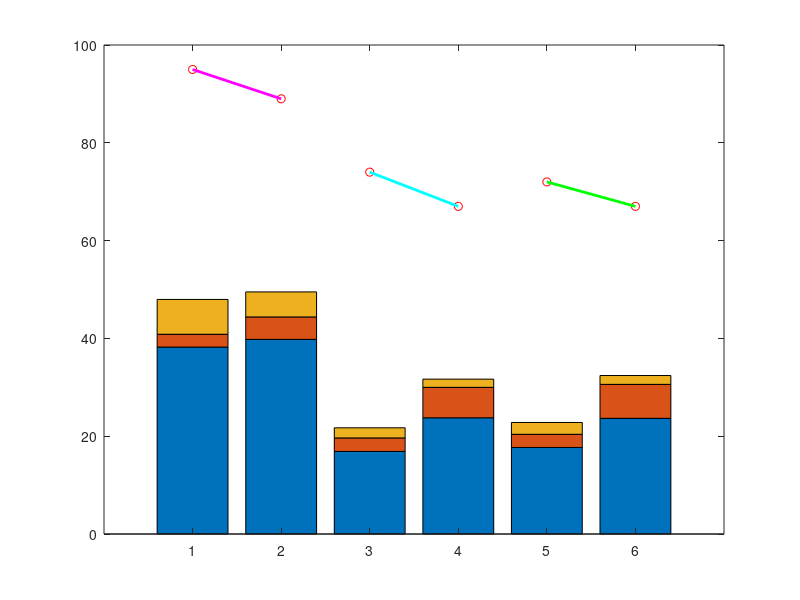

Source code (MATLAB): (Note: this script raises an error after producing the figure.)
%% Stacked Bar plots 

% K. SUVADA April 2022

% Playing with idea of composition of reach. PARETIC LIMB

%% RTIS 2001 - PARETIC

% RTIS2001 Averages - Paretic Arm
% TR,25R, 50R, TU, 25U, 50U
% Trunk, hand, Shoulder
RT = [38.23 2.62 7.12]; % Hand Trunk Shoulder
R25 = [16.89 2.76 2.07];
R50  =[ 17.70 2.69 2.42];
UT = [39.80 4.59 5.12]; 
U25 = [23.77 6.22 1.68];
U50 = [ 23.66 6.94 1.81];

y = [RT; UT; R25; U25;R50;U50];
%y = [38.22 2.62 7.12;16.89 2.76 2.07; 17.70 17 3.8; 5.9 24 3.8; 4.2 18 2.7; 5.26 24 3.8];
b1 = bar(y,'stacked')
hold on
plot(1,95,'ro-')
plot(2,89,'ro-')
p1 = plot([1 2],[95,89],'m','LineWidth',2)
plot(3,74,'ro-')
plot(4,67,'ro-')
p2= plot([3 4],[74,67],'c','LineWidth',2)
plot(5,72,'ro-')
plot(6,67,'ro-')
p3= plot([5 6],[72,67],'g','LineWidth',2)
hold on
horizontal = yline(50,'--') ; 

%legend('Hand Contribution','Trunk Contribution','Shoulder Contribution',[p1 p2 p3], 'Reaching Distance Table','Reaching Distance 25%','Reaching Distance 50%','FontSize',16)
legend( [p1 p2 p3 b1 horizontal],'Reaching Distance Table','Reaching Distance 25%','Reaching Distance 50%','Hand Contribution','Trunk Contribution','Shoulder Contribution','50% Limb Length','FontSize',16)
ylabel('% Limb Length','FontSize',14)
title('Composition of Reach: RTIS2001-Paretic Limb','FontSize',24)
xticklabels({'Table- Restrained','Table- Unrestrained','25%- Restrained','25%- Unrestrained','50%- Restrained','50%- Unrestrained','FontSize',16})
ylim([0 100])


%% RTIS 2002  PARETIC

% Trunk, hand, Shoulder
RT = [16.97 1.27 4.21]; % Hand Trunk Shoulder
R25 = [7.40 .79 1];
R50  =[7.42 .68 1.27];


UT = [16.68 4.60 3.83]; 
U25 = [4.63 3.39 1.12];
U50 = [4.02 2.07 .66];
RTRD = 72.55;
R25RD = 66.55;
R50RD = 65.56;
UTRD = 77.90;
U25RD = 64.02;
U50RD = 65.24;


y = [RT; UT; R25; U25;R50;U50];
b1 = bar(y,'stacked')
hold on
yline(50,'--')

plot(1,RTRD,'ro-')
plot(2,UTRD,'ro-')
p1 = plot([1 2],[RTRD,UTRD],'m','LineWidth',2)
plot(3,R25RD,'ro-')
plot(4,U25RD,'ro-')
p2= plot([3 4],[R25RD,U25RD],'c','LineWidth',2)
plot(5,R50RD,'ro-')
plot(6,U50RD,'ro-')
p3= plot([5 6],[R50RD,U50RD],'g','LineWidth',2)

%legend('Hand Contribution','Trunk Contribution','Shoulder Contribution',[p1 p2 p3], 'Reaching Distance Table','Reaching Distance 25%','Reaching Distance 50%','FontSize',16)
legend( [p1 p2 p3 b1],'Reaching Distance Table','Reaching Distance 25%','Reaching Distance 50%','Hand Contribution','Trunk Contribution','Shoulder Contribution','50% Limb Length','FontSize',16)
ylabel('% Limb Length','FontSize',14)
title('Composition of Reach: RTIS2002-Paretic Limb','FontSize',24)
xticklabels({'Table- Restrained','Table- Unrestrained','25%- Restrained','25%- Unrestrained','50%- Restrained','50%- Unrestrained','FontSize',16})
ylim([0 100])

%% RTIS2003 Paretic

% Trunk, hand, Shoulder
RT = [37.07 2.88 7.26]; % Hand Trunk Shoulder
R25 = [32.15 2.41 5.42];
R50  =[32.84 3.11 6.00];


UT = [37.37 1.35 8.66]; 
U25 = [34.58 3.77 5.84];
U50 = [36.14 3.46 5.71];
RTRD = 94.35;
R25RD = 90.92;
R50RD =92.00 ;
UTRD = 87.13;
U25RD = 89.02 ;
U50RD =87.54 ;


y = [RT; UT; R25; U25;R50;U50];
b1 = bar(y,'stacked')
hold on
yline(50,'--')

plot(1,RTRD,'ro-')
plot(2,UTRD,'ro-')
p1 = plot([1 2],[RTRD,UTRD],'m','LineWidth',2)
plot(3,R25RD,'ro-')
plot(4,U25RD,'ro-')
p2= plot([3 4],[R25RD,U25RD],'c','LineWidth',2)
plot(5,R50RD,'ro-')
plot(6,U50RD,'ro-')
p3= plot([5 6],[R50RD,U50RD],'g','LineWidth',2)

%legend('Hand Contribution','Trunk Contribution','Shoulder Contribution',[p1 p2 p3], 'Reaching Distance Table','Reaching Distance 25%','Reaching Distance 50%','FontSize',16)
legend( [p1 p2 p3 b1],'Reaching Distance Table','Reaching Distance 25%','Reaching Distance 50%','Hand Contribution','Trunk Contribution','Shoulder Contribution','50% Limb Length','FontSize',16)
ylabel('% Limb Length','FontSize',14)
title('Composition of Reach: RTIS2003-Paretic Limb','FontSize',24)
xticklabels({'Table- Restrained','Table- Unrestrained','25%- Restrained','25%- Unrestrained','50%- Restrained','50%- Unrestrained','FontSize',16})
ylim([0 100])


%% RTIS 2006 PARETIC


% Trunk, hand, Shoulder
RT = [16.99 2.05 6.23]; % Hand Trunk Shoulder
R25 = [13.23 1.35 2.46];
R50  =[10.33 .84 1.33];


UT = [17.80 4.93 6.47]; 
U25 = [12.72 4.31 3.34];
U50 = [11.71 3.28 3.28];
RTRD = 78.06;
R25RD = 74.93;
R50RD = 73.77;
UTRD = 79.59;
U25RD = 71.14 ;
U50RD = 71.59;


y = [RT; UT; R25; U25;R50;U50];
b1 = bar(y,'stacked')
hold on
yline(50,'--')

plot(1,RTRD,'ro-')
plot(2,UTRD,'ro-')
p1 = plot([1 2],[RTRD,UTRD],'m','LineWidth',2)
plot(3,R25RD,'ro-')
plot(4,U25RD,'ro-')
p2= plot([3 4],[R25RD,U25RD],'c','LineWidth',2)
plot(5,R50RD,'ro-')
plot(6,U50RD,'ro-')
p3= plot([5 6],[R50RD,U50RD],'g','LineWidth',2)

%legend('Hand Contribution','Trunk Contribution','Shoulder Contribution',[p1 p2 p3], 'Reaching Distance Table','Reaching Distance 25%','Reaching Distance 50%','FontSize',16)
legend( [p1 p2 p3 b1],'Reaching Distance Table','Reaching Distance 25%','Reaching Distance 50%','Hand Contribution','Trunk Contribution','Shoulder Contribution','50% Limb Length','FontSize',16)
ylabel('% Limb Length','FontSize',14)
title('Composition of Reach: RTIS2006-Paretic Limb','FontSize',24)
xticklabels({'Table- Restrained','Table- Unrestrained','25%- Restrained','25%- Unrestrained','50%- Restrained','50%- Unrestrained','FontSize',16})
ylim([0 100])


%% RTIS 2007 PARETIC
% Trunk, hand, Shoulder
RT = [15.99 2.50 6.94]; % Hand Trunk Shoulder
R25 = [3.85 .36 .84];
R50  =[3.26 .58 .73];


UT = [15.21 2.76 4.89]; 
U25 = [6.01 2.92 2.86];
U50 = [2.92 2.32 1.93];
RTRD = 82.71;
R25RD = 65.93 ;
R50RD = 65.82;
UTRD = 82.85;
U25RD = 67.68 ;
U50RD =65.21 ;


y = [RT; UT; R25; U25;R50;U50];
b1 = bar(y,'stacked')
hold on
yline(50,'--')

plot(1,RTRD,'ro-')
plot(2,UTRD,'ro-')
p1 = plot([1 2],[RTRD,UTRD],'m','LineWidth',2)
plot(3,R25RD,'ro-')
plot(4,U25RD,'ro-')
p2= plot([3 4],[R25RD,U25RD],'c','LineWidth',2)
plot(5,R50RD,'ro-')
plot(6,U50RD,'ro-')
p3= plot([5 6],[R50RD,U50RD],'g','LineWidth',2)

%legend('Hand Contribution','Trunk Contribution','Shoulder Contribution',[p1 p2 p3], 'Reaching Distance Table','Reaching Distance 25%','Reaching Distance 50%','FontSize',16)
legend( [p1 p2 p3 b1],'Reaching Distance Table','Reaching Distance 25%','Reaching Distance 50%','Hand Contribution','Trunk Contribution','Shoulder Contribution','50% Limb Length','FontSize',16)
ylabel('% Limb Length','FontSize',14)
title('Composition of Reach: RTIS2007-Paretic Limb','FontSize',24)
xticklabels({'Table- Restrained','Table- Unrestrained','25%- Restrained','25%- Unrestrained','50%- Restrained','50%- Unrestrained','FontSize',16})
ylim([0 100])
%% RTIS 2008 PARETIC
% Trunk, hand, Shoulder
RT = [29.48 .83 4.53]; % Hand Trunk Shoulder
R25 = [38 2.56 6.02];
R50  =[34.79 2.05 5.84];


UT = [35.39 3.87 5.95]; 
U25 = [37.86 4.86 7.35];
U50 = [39.17 4.62 5.12];
RTRD =99.20;
R25RD = 99.30 ;
R50RD = 99.52;
UTRD = 95.45;
U25RD = 93.56 ;
U50RD =94.19 ;


y = [RT; UT; R25; U25;R50;U50];
b1 = bar(y,'stacked')
hold on
yline(50,'--')

plot(1,RTRD,'ro-')
plot(2,UTRD,'ro-')
p1 = plot([1 2],[RTRD,UTRD],'m','LineWidth',2)
plot(3,R25RD,'ro-')
plot(4,U25RD,'ro-')
p2= plot([3 4],[R25RD,U25RD],'c','LineWidth',2)
plot(5,R50RD,'ro-')
plot(6,U50RD,'ro-')
p3= plot([5 6],[R50RD,U50RD],'g','LineWidth',2)

%legend('Hand Contribution','Trunk Contribution','Shoulder Contribution',[p1 p2 p3], 'Reaching Distance Table','Reaching Distance 25%','Reaching Distance 50%','FontSize',16)
legend( [p1 p2 p3 b1],'Reaching Distance Table','Reaching Distance 25%','Reaching Distance 50%','Hand Contribution','Trunk Contribution','Shoulder Contribution','50% Limb Length','FontSize',16)
ylabel('% Limb Length','FontSize',14)
title('Composition of Reach: RTIS2008-Paretic Limb','FontSize',24)
xticklabels({'Table- Restrained','Table- Unrestrained','25%- Restrained','25%- Unrestrained','50%- Restrained','50%- Unrestrained','FontSize',16})
ylim([0 100])

%% RTIS2009- Paretic
% Trunk, hand, Shoulder
RT = [34.88 1.62 7.58]; % Hand Trunk Shoulder
R25 = [24.20 .95 3.92];
R50  =[24.05 1.20 3.52];


UT = [33.59 2.58 6.78]; 
U25 = [26.97 3.12 5.46];
U50 = [24.14 2.95 5.47];
RTRD =82.89;
R25RD = 78.28 ;
R50RD = 78.36 ;
UTRD = 79.49;
U25RD = 74.81 ;
U50RD = 75.19 ;


y = [RT; UT; R25; U25;R50;U50];
b1 = bar(y,'stacked')
hold on
yline(50,'--')

plot(1,RTRD,'ro-')
plot(2,UTRD,'ro-')
p1 = plot([1 2],[RTRD,UTRD],'m','LineWidth',2)
plot(3,R25RD,'ro-')
plot(4,U25RD,'ro-')
p2= plot([3 4],[R25RD,U25RD],'c','LineWidth',2)
plot(5,R50RD,'ro-')
plot(6,U50RD,'ro-')
p3= plot([5 6],[R50RD,U50RD],'g','LineWidth',2)

%legend('Hand Contribution','Trunk Contribution','Shoulder Contribution',[p1 p2 p3], 'Reaching Distance Table','Reaching Distance 25%','Reaching Distance 50%','FontSize',16)
legend( [p1 p2 p3 b1],'Reaching Distance Table','Reaching Distance 25%','Reaching Distance 50%','Hand Contribution','Trunk Contribution','Shoulder Contribution','50% Limb Length','FontSize',16)
ylabel('% Limb Length','FontSize',14)
title('Composition of Reach: RTIS2009-Paretic Limb','FontSize',24)
xticklabels({'Table- Restrained','Table- Unrestrained','25%- Restrained','25%- Unrestrained','50%- Restrained','50%- Unrestrained','FontSize',16})
ylim([0 100])

%% RTIS2010 - Paretic 
% THink measured arm length might be off 2 cm  so just normalized so
% largest was 100% Limb Length

RT = [29.18/1.0389 1.01/1.0389 4.79/1.0389]; % Hand Trunk Shoulder
R25 = [26.81/1.0389 .84/1.0389 2.69/1.0389];
R50  =[25.57/1.0389 .50/1.0389 2.26/1.0389];


UT = [26.90/1.0389 .81/1.0389 4.26/1.0389]; 
U25 = [20.55/1.0389 2.32/1.0389 2.32/1.0389];
U50 = [25.79/1.0389 1.58/1.0389 2.57/1.0389];
RTRD =103.83/1.0389;
R25RD =  95.40/1.0389;
R50RD = 93.51/1.0389 ;
UTRD =103.89/1.0389;
U25RD =  89.90/1.0389;
U50RD =  91.48/1.0389;


y = [RT; UT; R25; U25;R50;U50];
b1 = bar(y,'stacked')
hold on
yline(50,'--')

plot(1,RTRD,'ro-')
plot(2,UTRD,'ro-')
p1 = plot([1 2],[RTRD,UTRD],'m','LineWidth',2)
plot(3,R25RD,'ro-')
plot(4,U25RD,'ro-')
p2= plot([3 4],[R25RD,U25RD],'c','LineWidth',2)
plot(5,R50RD,'ro-')
plot(6,U50RD,'ro-')
p3= plot([5 6],[R50RD,U50RD],'g','LineWidth',2)

%legend('Hand Contribution','Trunk Contribution','Shoulder Contribution',[p1 p2 p3], 'Reaching Distance Table','Reaching Distance 25%','Reaching Distance 50%','FontSize',16)
legend( [p1 p2 p3 b1],'Reaching Distance Table','Reaching Distance 25%','Reaching Distance 50%','Hand Contribution','Trunk Contribution','Shoulder Contribution','50% Limb Length','FontSize',16)
ylabel('% Limb Length','FontSize',14)
title('Composition of Reach: RTIS2010-Paretic Limb','FontSize',24)
xticklabels({'Table- Restrained','Table- Unrestrained','25%- Restrained','25%- Unrestrained','50%- Restrained','50%- Unrestrained','FontSize',16})
ylim([0 105])

%% RTIS2011 - Paretic

RT = [9.07 .21 .47]; % Hand Trunk Shoulder
R25 = [2.79 .28 .50];
R50  =[3.28 .26 .34];


UT = [7.80 1.22 .41]; 
U25 = [2.20 .84 .32];
U50 = [2.57 .84 .92];
RTRD =57.19;
R25RD = 50.17 ;
R50RD =45.39;
UTRD =53.41;
U25RD = 43.57 ;
U50RD =  42.81;


y = [RT; UT; R25; U25;R50;U50];
b1 = bar(y,'stacked')
hold on
yline(50,'--')

plot(1,RTRD,'ro-')
plot(2,UTRD,'ro-')
p1 = plot([1 2],[RTRD,UTRD],'m','LineWidth',2)
plot(3,R25RD,'ro-')
plot(4,U25RD,'ro-')
p2= plot([3 4],[R25RD,U25RD],'c','LineWidth',2)
plot(5,R50RD,'ro-')
plot(6,U50RD,'ro-')
p3= plot([5 6],[R50RD,U50RD],'g','LineWidth',2)

%legend('Hand Contribution','Trunk Contribution','Shoulder Contribution',[p1 p2 p3], 'Reaching Distance Table','Reaching Distance 25%','Reaching Distance 50%','FontSize',16)
legend( [p1 p2 p3 b1],'Reaching Distance Table','Reaching Distance 25%','Reaching Distance 50%','Hand Contribution','Trunk Contribution','Shoulder Contribution','50% Limb Length','FontSize',16)
ylabel('% Limb Length','FontSize',14)
title('Composition of Reach: RTIS2011-Paretic Limb','FontSize',24)
xticklabels({'Table- Restrained','Table- Unrestrained','25%- Restrained','25%- Unrestrained','50%- Restrained','50%- Unrestrained','FontSize',16})
ylim([0 60])